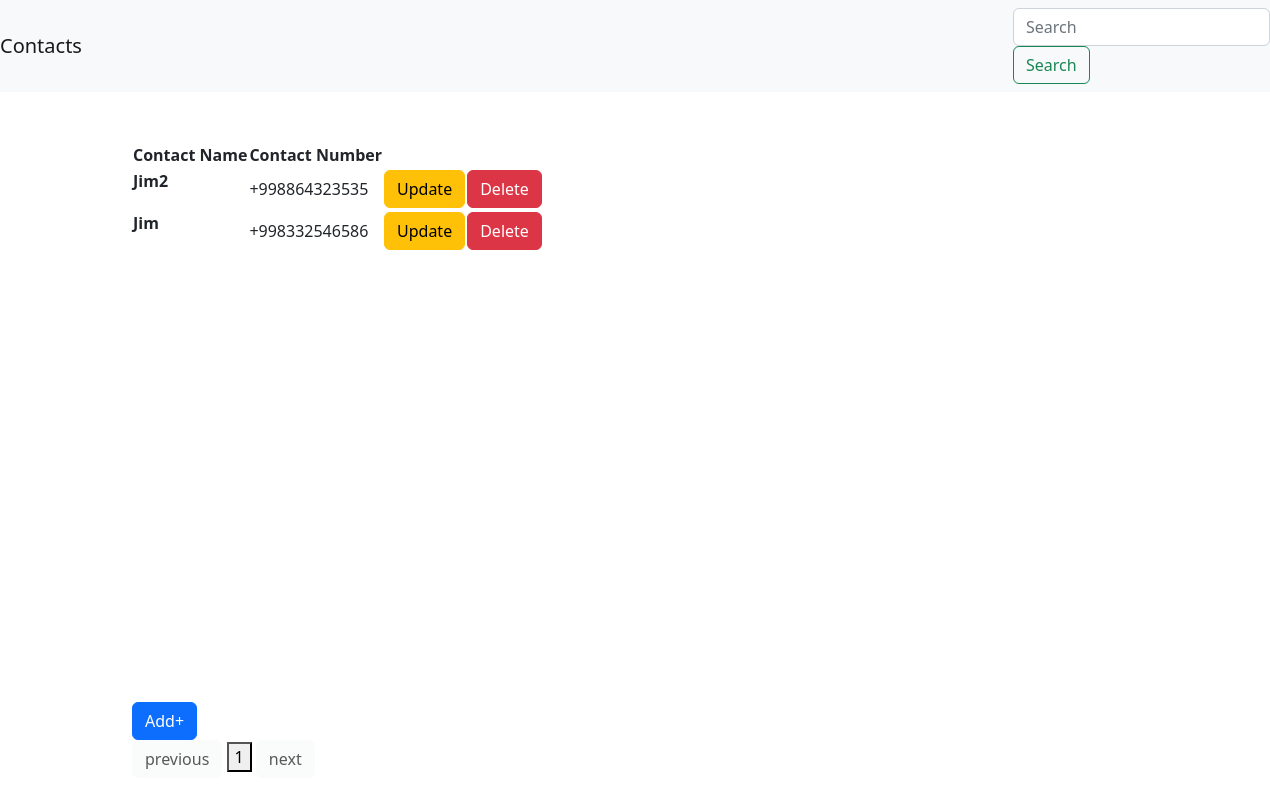
/, run on an earlier commit of the app's database.
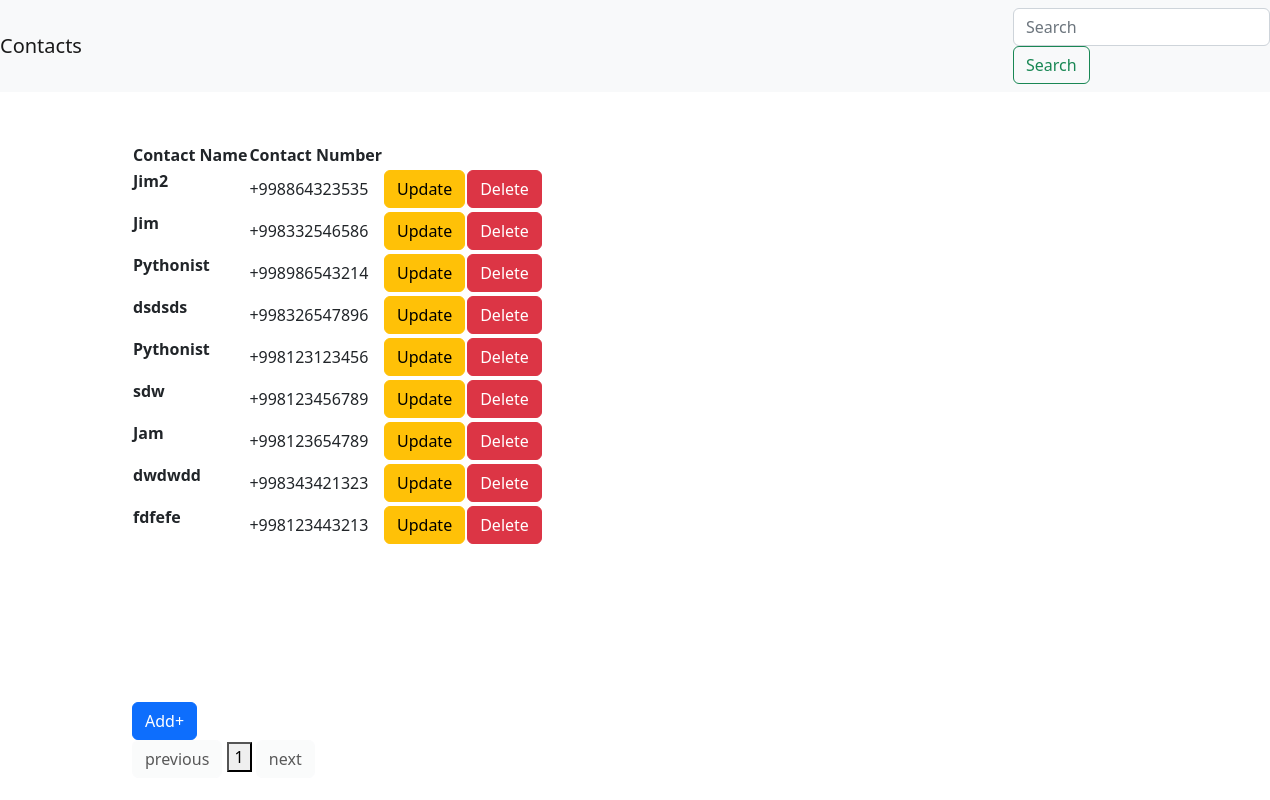
And on a later commit of the database.
### base/models.py (models this page shows, shortened)
class Contact(models.Model):
    username = models.CharField(max_length=20)
    number = models.CharField(max_length=9)

### base/views.py (the view)
# urls.py: path('', views.contacts, name='contacts'),
def contacts(request):
        contacts = Contact.objects.all()
        paginator = Paginator(contacts, 15)
        page_number = request.GET.get('page')
        page_obj = paginator.get_page(page_number)
        return render(request, 'home.html', {'contacts': contacts, 'page_obj': page_obj, 'contact_len': contact_len, 'cont_num_in_page': cont_num_in_page, 'n' : range(1,page_obj.paginator.num_pages+1)})

### templates/home.html (shortened to what this page needs)
<!DOCTYPE html>
<html lang="en">
<head>
    <link href="https://cdn.jsdelivr.net/npm/bootstrap@5.2.3/dist/css/bootstrap.min.css" rel="stylesheet">
</head>
<body>
    <nav class="navbar navbar-light bg-light justify-content-between">
        <a class="navbar-brand">Contacts</a>
        <form class="form-inline" method="POST" action="{% url 'search_contact' %}" target="_blank">
            <input class="form-control mr-sm-2" type="search" placeholder="Search" aria-label="Search" name="searched">
            <button class="btn btn-outline-success my-2 my-sm-0" type="submit">Search</button>
        </form>
    </nav>
    <div class="container-md" style="margin-top: 50px; margin-left: 120px;">
        <div style="height:70vh">
            <table>
                <tr>
                    <th>Contact Name   </th>
                    <th>Contact Number   </th>
                    <th></th>
                    <th></th>
                </tr>
                {% for contact in page_obj %}
                <tr>
                    <td> <p><b>{{contact.username}}</b></p> </td>
                    <td>+998{{contact.number}}</td>
                    <td><a href="{%url 'update_form' contact.id%}"><button type="button" class="btn btn-warning">Update</button></a></td>
                    <td><a href="{%url 'delete_contact' contact.id%}"><button type="button" class="btn btn-danger">Delete</button></a></td>
                </tr>
                {% endfor %}
            </table>
        </div>
        <a href="{%url 'add_contact'%}"><button type="button" class="btn btn-primary">Add+</button></a>
        <div class="pagination">
            <span class="step-links">
                {% if page_obj.has_previous %}
                    <a href="?page={{ page_obj.previous_page_number }}"><button type="button" class="btn btn-light" >previous</button></a>
                {% else %}
                    <a href="#"><button type="button" class="btn btn-light" disabled>previous</button></a>
                {% endif %}
                {% for i in n %}
                    <a href="?page={{ i }}"><button>{{i}}</button></a>
                {% endfor %}
                {% if page_obj.has_next %}
                    <a href="?page={{ page_obj.next_page_number }}"><button type="button" class="btn btn-light" >next</button></a>
                {% else %}
                    <a href="#"><button type="button" class="btn btn-light" disabled>next</button></a>
                {% endif %}
            </span>
        </div>
    </div>
</body>
</html>

What changed in the data, as far as the page shows it:
added Contact: username "Pythonist", number "986543214"
added Contact: username "dsdsds", number "326547896"
added Contact: username "Pythonist", number "123123456"
added Contact: username "sdw", number "123456789"
added Contact: username "Jam", number "123654789"
added Contact: username "dwdwdd", number "343421323"
added Contact: username "fdfefe", number "123443213"
